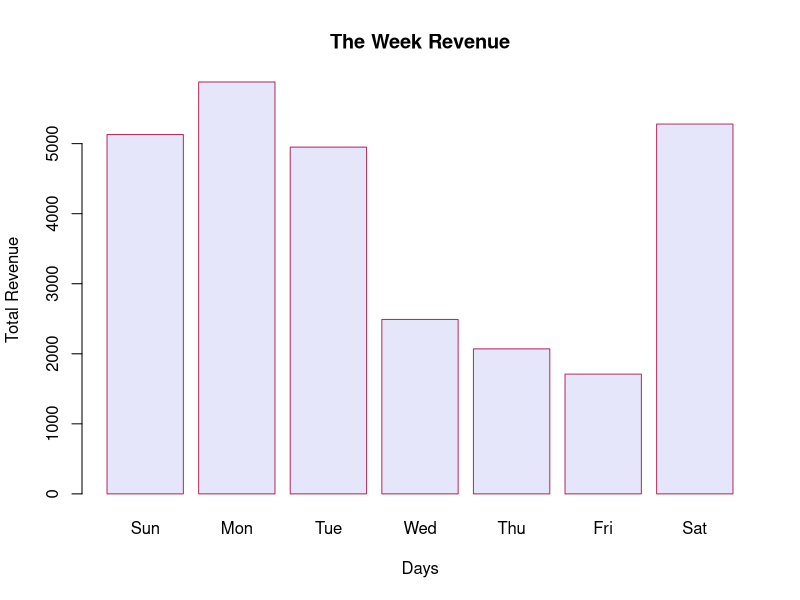
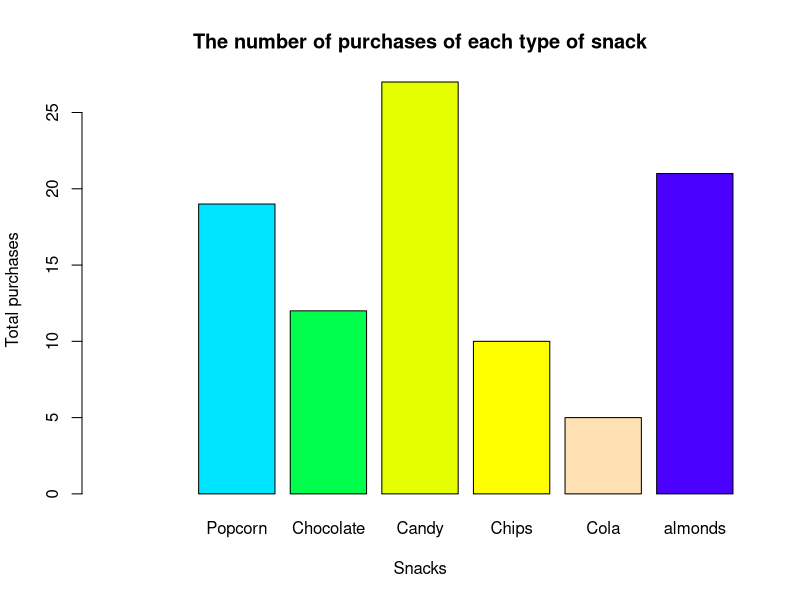
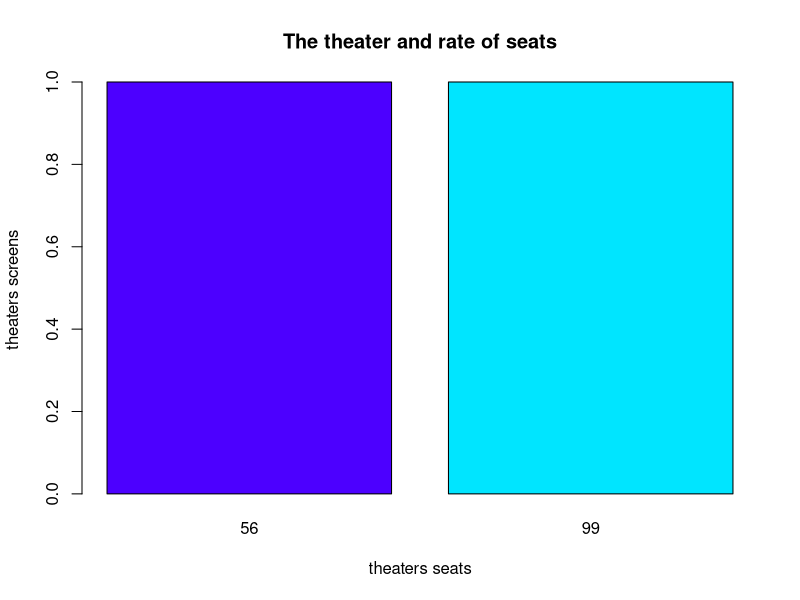

Write the R code that produced these figures, in order.
# Cost for adults and children
ticket_cost <- 60
ticket_cost_child <- 30
# List 5 of your favorite movies
movies <- c('Toy Story', 'Another Round'='PG-13', 'Captain Phillips',
            'Once Upon a Time','The Assistant'='PG-13') 
# How many screens does the theater have? (assume 1 per movie)
screens <- 10
# How many seats does each theater hold
seats <- 100 
week_days <- rep(0, 7)  # Store totals for each day

# iterate through the week
for (i in 1:length(week_days)) {
  
  # Keep track of total revenue for the day
  Total_revenue <- 0
  
  # iterate through the amount of screens on a particular day
  for (j in 1:length(screens)) {
    
    # Calculate  how many adults and children are watching the movie
    visitors_adults <- sample(seats, 1)
    visitors_children <- sample((seats - visitors_adults), 1)
    
    # Calculate the revenue for adults and children
    Total_revenue_adult = visitors_adults * ticket_cost 
    Total_revenue_children = visitors_children * ticket_cost_child
    
    # Calculate revenue, and add to running total for the day
    Total_revenue = Total_revenue_adult + Total_revenue_children + Total_revenue
    print(Total_revenue)
  }
  week_days[i] <- Total_revenue
}
print (week_days)
highest_revenue_day = max(which.max(week_days))
cat("Revenue was the highest in the day:", highest_revenue_day)

week_day = c("Sun", "Mon", "Tue", "Wed", "Thu", "Fri", "Sat")
barplot(week_days, names.arg = week_day, col = "lavender", border = "maroon",
        xlab = "Days", ylab = "Total Revenue", main = "The Week Revenue")
order(week_day, decreasing=TRUE)


# Optional Part
# 1 Create snacks (Popcorn, chocolate, candy, etc.) and associate a price 
# for each item created. Create a condition statement that determines whether 
# a customer bought a snack or not. You can even decide if children should be able to buy snacks.

library(ggplot2)
# Create snacks
snacks <- c('Popcorn'= 9, 'Chocolate' = 17, 'Candy' = 15,
            'Chips' = 12, 'Cola'=13, 'almonds'=11)
snacks_children_types <- c('Popcorn'= 'Able', 'Chocolate'='Able', 'Candy'='Not-able',
                           'Chips' = 'Not-able', 'Cola'='Not-able', 'almonds'='Able')
snack = c('Popcorn', 'Chocolate', 'Candy' ,'Chips' , 'Cola', 'almonds')

for(i in 1:length(seats)){
  visitors_adults <- sample(seats, 1)
  visitors_children <- sample((seats - visitors_adults), 1)
  customer_without_snacks <- sample(ticket_cost, 1)
  customer_with_snacks <- sample(((snacks + ticket_cost) - customer_without_snacks), 1)
  # condition statement that determines whether a customer bought a snack or not
  if(customer_without_snacks < customer_with_snacks){
    customer_without_snacks = customer_without_snacks + 1
    cat('Numbers of customers who not bought snacks: ',customer_without_snacks,'\n') }
  customer_with_snacks = customer_with_snacks + 1
  cat('Numbers of customers who bought snacks: ',customer_with_snacks)
} 
total_snacks_purchases <- rbind(customer_without_snacks, customer_with_snacks)

cat('Numbers of customers who bought snacks or not: ', total_snacks_purchases)

total_purchese_according_snack <- rep(NA,length(customer_with_snacks))
total_purchese_according_snack[snack] <- sample(customer_with_snacks, 6,  replace=FALSE )
print(total_purchese_according_snack)
# Plot a results
barplot(total_purchese_according_snack,
        main = "The number of purchases of each type of snack",
        xlab = "Snacks",
        ylab = "Total purchases",
        col = topo.colors(6))

# Condition decide if children should be able to buy snacks
snacks_children <- sample(snacks_children_types, 1)
if(snacks_children == 'Able'){
  print('Kids can buy snacks')
} else {
  print('Kids can not buy snacks')
}
# 2 Pretend you own multiple theaters and run two simulations to represent each theater
# How many screens does the theater have? (assume 1 per movie)
screens <- 10
# How many seats does each theater hold
seats <- 100

# Theater 1
theater1_screens <- sample(screens, 1)
theater1_seats <- sample(seats,1)
# Theater 2
theater2_screens <- sample(screens, 1)
theater2_seats <- sample(seats,1)

# Condition show the same number of screens or seating capacity per theater
if(theater1_screens != theater2_screens | theater1_seats != theater2_seats){
  cat('Theater 1 number of screens is: ', theater1_screens,'\n')
  cat('Theater 1 number of seats is: ', theater1_seats,'\n')
  cat('Theater 2 number of screens is: ', theater2_screens,'\n')
  cat('Theater 2 number of seats is: ', theater2_seats,'\n')
  theaters_screens <- rbind(theater1_screens,theater2_screens)
  theaters_seats <- rbind(theater1_seats,theater2_seats)
  
  cat('Theaters number of screens is: ', theaters_screens,'\n')
  cat('Theaters number of seats is: ', theaters_seats,'\n')
} else {
  print('We have the same numbers of screen and seats')
}
# plot the results
barplot(table(theaters_seats), table(theaters_screens), main="The theater and rate of seats",
        xlab="theaters seats",
        ylab="theaters screens",
        col = topo.colors(2))

# 3 Condition statement for movies that may be PG-13 and not appropriate for kids 
movies_rating <- sample(movies, 1)
if(movies_rating=='PG-13'){
  print('Not appropriate for kids')
} else {
  print('Appropriate for kids')
}